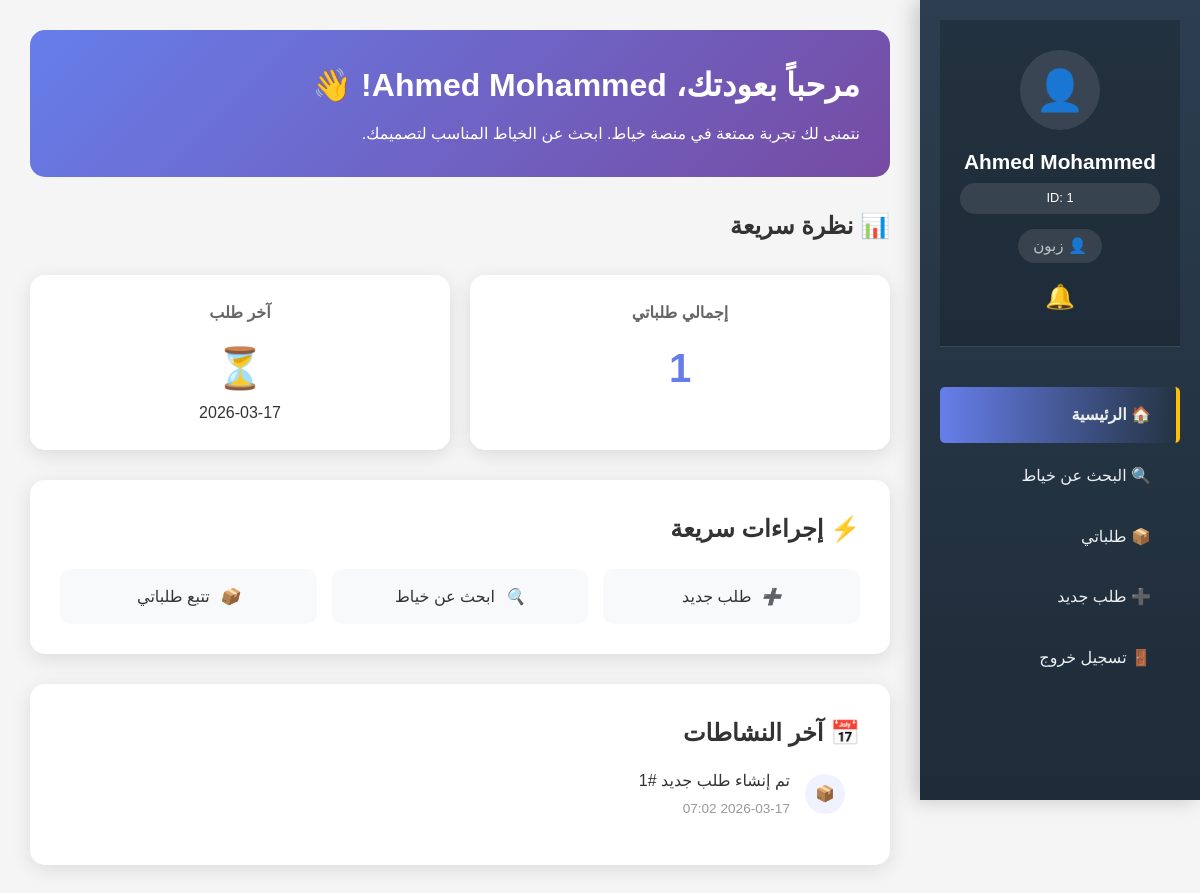
/pages/dashboard.php (signed in), run on an earlier commit of the app's database.
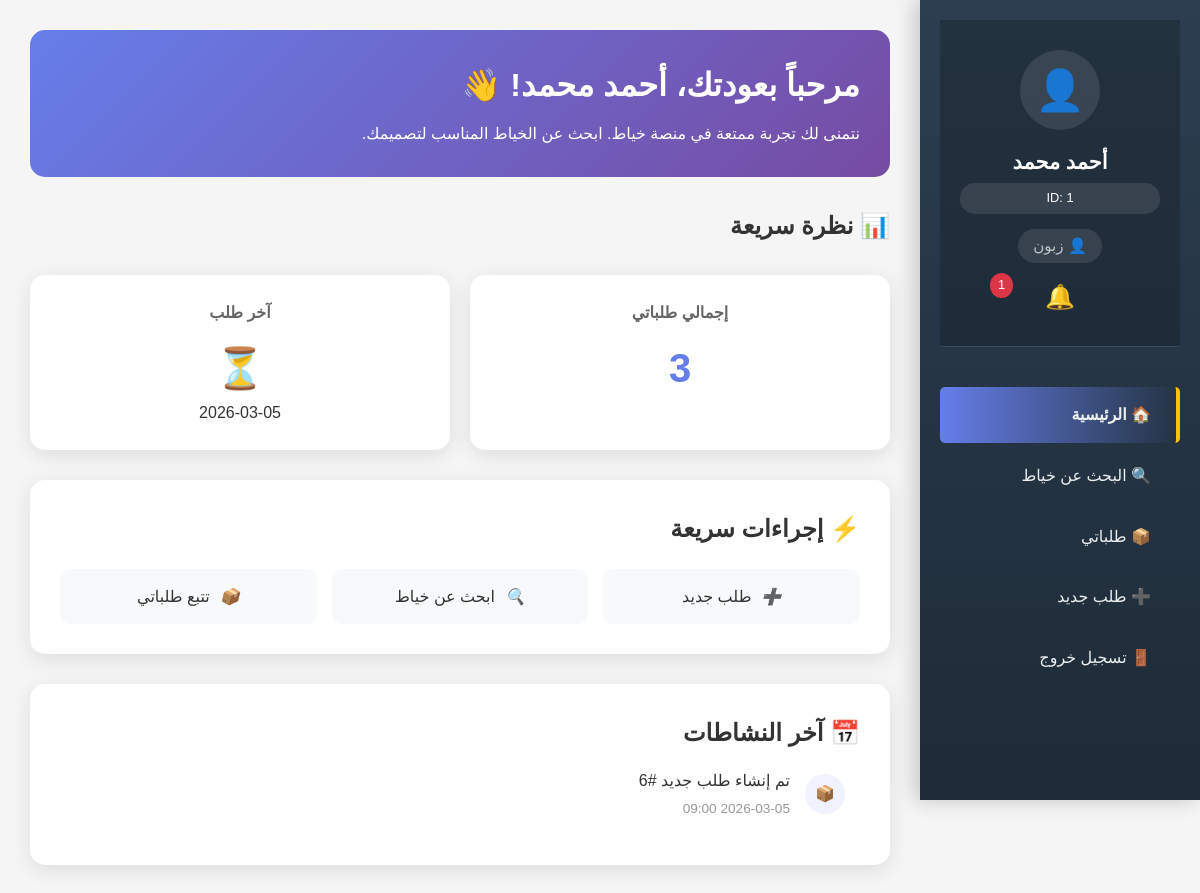
And on a later commit of the database.
### tables this page shows
CREATE TABLE IF NOT EXISTS `order` (
  `order_id` int(11) NOT NULL AUTO_INCREMENT,
  `customer_id` int(11) NOT NULL,
  `tailor_id` int(11) NOT NULL,
  `order_date` timestamp NOT NULL DEFAULT current_timestamp(),
  `delivery_date` date DEFAULT NULL,
  `design_image` text DEFAULT NULL,
  `description` text DEFAULT NULL,
  `total_price` decimal(10,2) DEFAULT NULL,
  `tailor_price` decimal(10,2) DEFAULT NULL,
  `price_status` enum('pending','quoted','accepted') DEFAULT 'pending',
  `status` varchar(50) DEFAULT 'pending',
  PRIMARY KEY (`order_id`),
  KEY `customer_id` (`customer_id`),
  KEY `tailor_id` (`tailor_id`),
  CONSTRAINT `order_ibfk_1` FOREIGN KEY (`customer_id`) REFERENCES `customer` (`customer_id`) ON DELETE CASCADE,
  CONSTRAINT `order_ibfk_2` FOREIGN KEY (`tailor_id`) REFERENCES `tailor` (`tailor_id`) ON DELETE CASCADE
);

### includes/notifications.php (called while the page is built, shortened)
<?php
function getUnreadNotificationsCount($user_id) {
    global $pdo;
    $stmt = $pdo->prepare("
        SELECT COUNT(*) as count FROM notifications
        WHERE user_id = ? AND is_read = 0
    ");
    $stmt->execute([$user_id]);
    $result = $stmt->fetch();
    return $result ? $result['count'] : 0;
}
?>

### pages/dashboard.php (the view, shortened to what the changed rows need)
<?php
require_once '../includes/db_connection.php';
require_once '../includes/notifications.php';
$user_id = $_SESSION['user_id'];
$user_role = $_SESSION['user_role'];
$user_name = $_SESSION['user_name'];
$unread_count = getUnreadNotificationsCount($user_id);
$stats = [];
if ($user_role === 'customer') {
    $stmt = $pdo->prepare("SELECT customer_id FROM customer WHERE user_id = ?");
    $stmt->execute([$user_id]);
    $customer = $stmt->fetch();
    $customer_id = $customer['customer_id'];
    $stmt = $pdo->prepare("SELECT COUNT(*) as total FROM `order` WHERE customer_id = ?");
    $stmt->execute([$customer_id]);
    $stats['total_orders'] = $stmt->fetch()['total'];
    $stmt = $pdo->prepare("SELECT * FROM `order` WHERE customer_id = ? ORDER BY order_date DESC LIMIT 1");
    $stmt->execute([$customer_id]);
    $stats['latest_order'] = $stmt->fetch();
}
?>
<!DOCTYPE html>
<html lang="ar" dir="rtl">
<head>
    <link rel="stylesheet" href="../assets/css/style.css">
</head>
<body>
    <div class="dashboard">
        <div class="sidebar">
            <div class="user-info">
                <div style="width:80px;height:80px;background:rgba(255,255,255,0.1);border-radius:50%;margin:0 auto 15px;display:flex;align-items:center;justify-content:center;font-size:2.5em;">
                    <?php echo ($user_role === 'customer') ? '👤' : '✂️'; ?>
                </div>
                <h3><?php echo htmlspecialchars($user_name); ?></h3>
                <div style="background:rgba(255,255,255,0.1);padding:5px 10px;border-radius:15px;font-size:0.8em;margin:5px 0;">ID: <?php echo $_SESSION['user_id']; ?></div>
                <p class="role"><?php echo ($user_role === 'customer') ? '👤 زبون' : '✂️ خياط'; ?></p>
                <div style="position: relative; margin-top: 15px;">
                    <a href="notifications.php" style="color: white; text-decoration: none; display: flex; align-items: center; justify-content: center; gap: 5px;">
                        <span style="font-size: 1.5em;">🔔</span>
                        <?php if ($unread_count > 0): ?>
                            <span style="background: #dc3545; color: white; border-radius: 50%; padding: 2px 8px; font-size: 0.8em; position: absolute; top: -5px; left: 30px;"><?php echo $unread_count; ?></span>
                        <?php endif; ?>
                    </a>
                </div>
            </div>
        </div>
        <div class="main-content">
            <div class="welcome-section">
                <h1>مرحباً بعودتك، <?php echo htmlspecialchars($user_name); ?>! 👋</h1>
                <p>
                    <?php if ($user_role === 'customer'): ?>
                        نتمنى لك تجربة ممتعة في منصة خياط. ابحث عن الخياط المناسب لتصميمك.
                    <?php elseif ($user_role === 'tailor'): ?>
                        يسعدنا رؤيتك مرة أخرى. استعرض الطلبات الجديدة وأضف أعمالك إلى معرضك.
                    <?php endif; ?>
                </p>
            </div>
            <h2>📊 نظرة سريعة</h2>
            <div class="stats-grid">
                <?php if ($user_role === 'customer'): ?>
                    <div class="stat-card">
                        <h3>إجمالي طلباتي</h3>
                        <div class="stat-number"><?php echo $stats['total_orders'] ?? 0; ?></div>
                    </div>
                    <?php if ($stats['latest_order']): ?>
                        <div class="stat-card">
                            <h3>آخر طلب</h3>
                            <div class="stat-number">
                                <?php
                                $status_map = [
                                    'pending' => '⏳',
                                    'in_progress' => '🔨',
                                    'completed' => '✅',
                                    'cancelled' => '❌'
                                ];
                                echo $status_map[$stats['latest_order']['status']] ?? '📦';
                                ?>
                            </div>
                            <div class="stat-label">
                                <?php echo date('Y-m-d', strtotime($stats['latest_order']['order_date'])); ?>
                            </div>
                        </div>
                    <?php endif; ?>
                <?php endif; ?>
            </div>
            <div class="quick-actions">
                <h2>⚡ إجراءات سريعة</h2>
            </div>
            <div class="recent-activity">
                <h2>📅 آخر النشاطات</h2>
                <?php if ($user_role === 'customer'): ?>
                    <?php if ($stats['latest_order']): ?>
                        <div class="activity-item">
                            <div class="activity-icon">📦</div>
                            <div class="activity-content">
                                <div class="activity-title">
                                    تم إنشاء طلب جديد #<?php echo $stats['latest_order']['order_id']; ?>
                                </div>
                                <div class="activity-time">
                                    <?php echo date('Y-m-d H:i', strtotime($stats['latest_order']['order_date'])); ?>
                                </div>
                            </div>
                        </div>
                    <?php endif; ?>
                <?php endif; ?>
            </div>
        </div>
    </div>
</body>
</html>

What changed in the data, as far as the page shows it:
no longer on this page (row edited): order: status "⏳", order_date "2026-03-17", order_id "1", order_date "2026-03-17 07:02"
now on this page (row edited): order: status "⏳", order_date "2026-03-05", order_id "6", order_date "2026-03-05 09:00"
Also different on the page:
$user_name: "Ahmed Mohammed" → "أحمد محمد"
$unread_count: (not shown) → "1"
$stats['total_orders']: "1" → "3"
